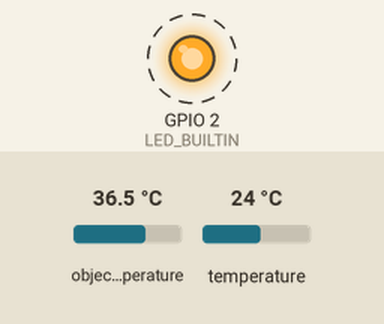
Simulated run of this sketch. Board: ESP8266 (NodeMCU). Parts: output pins drawn as LEDs (lit = HIGH, except the on-board LED, lit = LOW). Dashed ring = blinking. The inputs (shaded band) are chosen by the test bench; at power-on: object temperature 36.5 °C, temperature 24 °C. WiFi joins after 1.5 s; servers stay silent unless stated; what the sketch prints to the serial monitor is not drawn.

Above: at 2.7 s.
2.8 s: object temperature set to 34.2 °C
8.6 s: object temperature set to 33.5 °C
14.4 s: object temperature set to 39 °C
At 19.6 s:
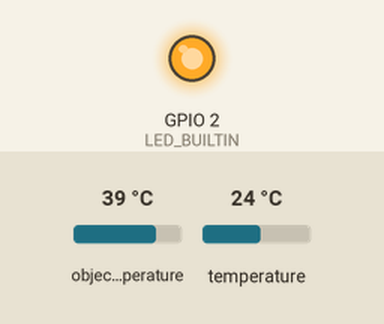
20.2 s: temperature set to 28.5 °C
26.0 s: temperature set to 29.5 °C
31.8 s: object temperature set to 39.8 °C
At 33.47 s:
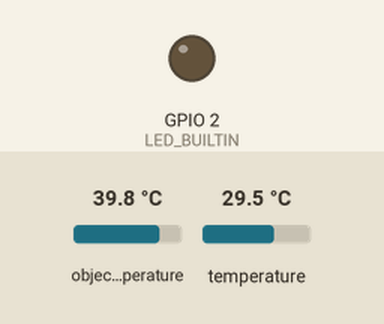
Timing chart, 0 to 38.6 s (numbered marks = the images above; inputs shaded):
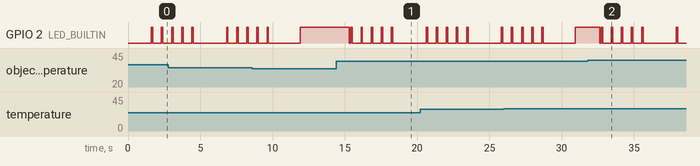

The sketch:

temperature.ino
```cpp
#include <Wire.h>
#include <Adafruit_MLX90614.h>
#include <ESP8266WiFi.h>
const char* ssid     = "zgWifiSpot";
const char* password = "";

const char* host = "coffeemachine.herokuapp.com";
const char* streamId   = "";
const char* privateKey = "";

Adafruit_MLX90614 mlx = Adafruit_MLX90614();

void setup() {

  Serial.begin(115200);
  Serial.println("Adafruit MLX90614 test");
  delay(10);

  // We start by connecting to a WiFi network

  Serial.println();
  Serial.println();
  Serial.print("Connecting to ");
  Serial.println(ssid);

  WiFi.begin(ssid, password);

  while (WiFi.status() != WL_CONNECTED) {
    delay(500);
    Serial.print(".");
  }

  // Log
  Serial.println("");
  Serial.println("WiFi connected");
  Serial.println("IP address: ");
  Serial.println(WiFi.localIP());

  // Temp sensor init
  mlx.begin();

  // Tx LED
  pinMode(LED_BUILTIN, OUTPUT);
}

void blink(int count, bool longblink=false) {
  for (int i=0; i < count; i++) {
    digitalWrite(LED_BUILTIN, LOW);
    delay(100);
    digitalWrite(LED_BUILTIN, HIGH);
    delay(100);
    digitalWrite(LED_BUILTIN, LOW);
    if(longblink)
      delay(500);
  }
}

void post_temp(float ambiant, float object)
{

  // Use WiFiClient class to create TCP connections
  WiFiClient client;
  const int httpPort = 5000;
  if (!client.connect(host, httpPort)) {
    Serial.println("connection failed");
    return;
  }

  // We now create a URI for the request
  String url = "/temp";

  // We prepare the post data
  String postdata = "";
  postdata+="ambiantcelcius=" + String(ambiant);
  postdata+="&objectcelcius=" + String(object);

  // This will send the request to the server
  client.print(String("POST ") + url + " HTTP/1.1\r\n" +
               "Host: " + host + "\r\n" +
               "User-Agent: Dobby/1.0\r\n" +
               "Connection: close\r\n"
               "Content-Type: application/x-www-form-urlencoded\r\n"
               "Content-Length: " + postdata.length() + "\r\n\r\n" +
               postdata);
}

void check_temp(float amb, float obj) {

  // No coffee, turn LED off
  if (abs(amb - obj) < 10)
    digitalWrite(LED_BUILTIN, HIGH);

  // Coffee and temperature lower than 50 degrees celcius
  else if((int)obj<50)
    blink(5, true);

  // The more you're close to 50 degrees celcius, the fastest the light blinks
  else if((int)obj >= 50 and ((int)obj <= 55)) {
    int blinks = 1;
    if((int)obj < 55)
      blinks = 55-((int)obj);
    blink(blinks);
    digitalWrite(LED_BUILTIN, HIGH);
  }

  // When the beverage temperature is greater than 55 degrees, stay lighted
  else
    digitalWrite(LED_BUILTIN, LOW);
}

void loop() {

  // Read temperatures
  float amb = mlx.readAmbientTempC();
  float obj = mlx.readObjectTempC();

  // Debug
  Serial.print("Ambient = "); Serial.print(amb);
  Serial.print("*C\tObject = "); Serial.print(obj); Serial.println("*C");

  // React according to the beverage temperature
  check_temp(amb, obj);

  // Post the temperature to the server
  post_temp(amb, obj);

  // Loop every second and half
  delay(1500);
}
```

Measured:
- the behaviour switches between 39.4 and 39.5 °C on object temperature (found by bisection; images 1 and 2)
- after the input at 14.4 s, GPIO 2 (LED_BUILTIN): HIGH → LOW after 0.92 s, then repeats every 0.70 s: HIGH 0.10 s, LOW 0.60 s, until it stays LOW from 18.3 s
- after the input at 31.8 s, GPIO 2 (LED_BUILTIN): goes LOW 0.10 s, 4 × (HIGH 0.10 s, LOW 0.60 s), HIGH 0.10 s, LOW 2.3 s, HIGH 0.10 s, then LOW, starting after 0.83 s
